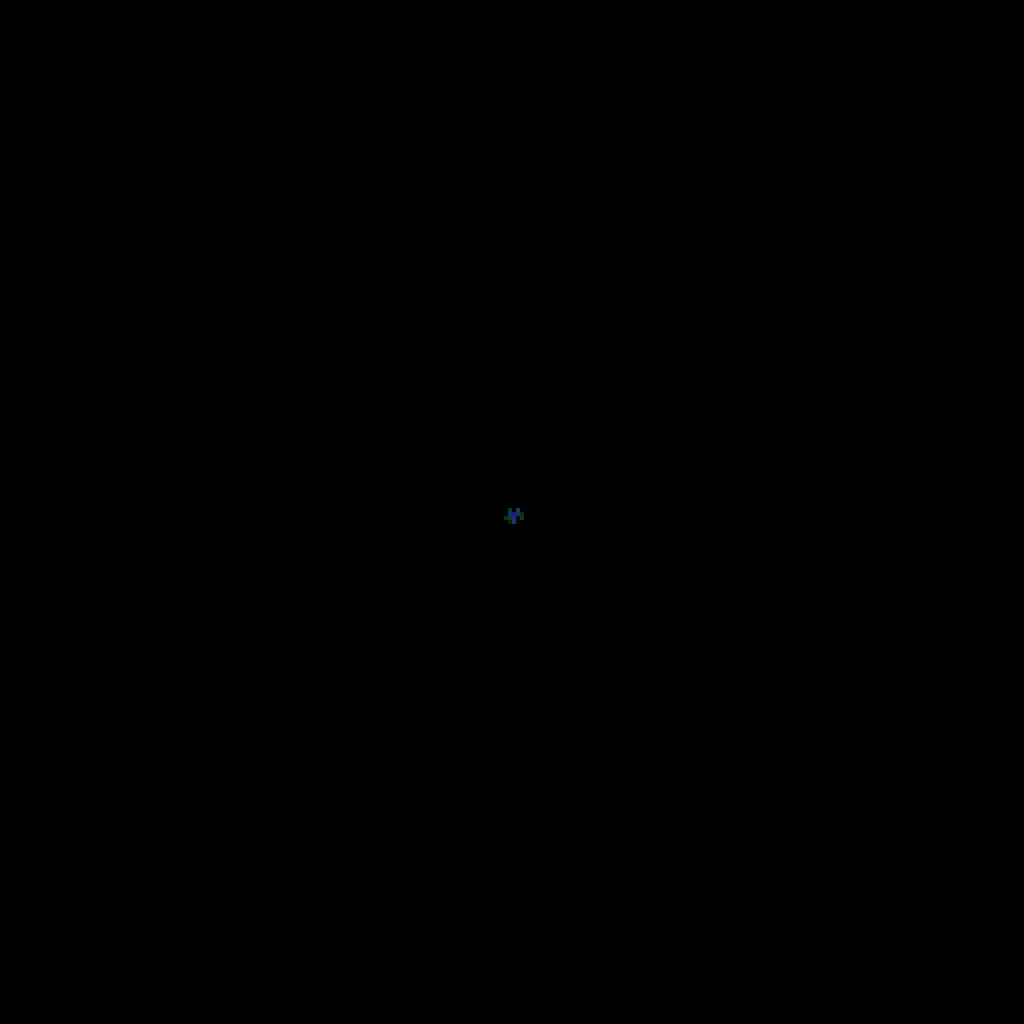
Frame 1 (no input)
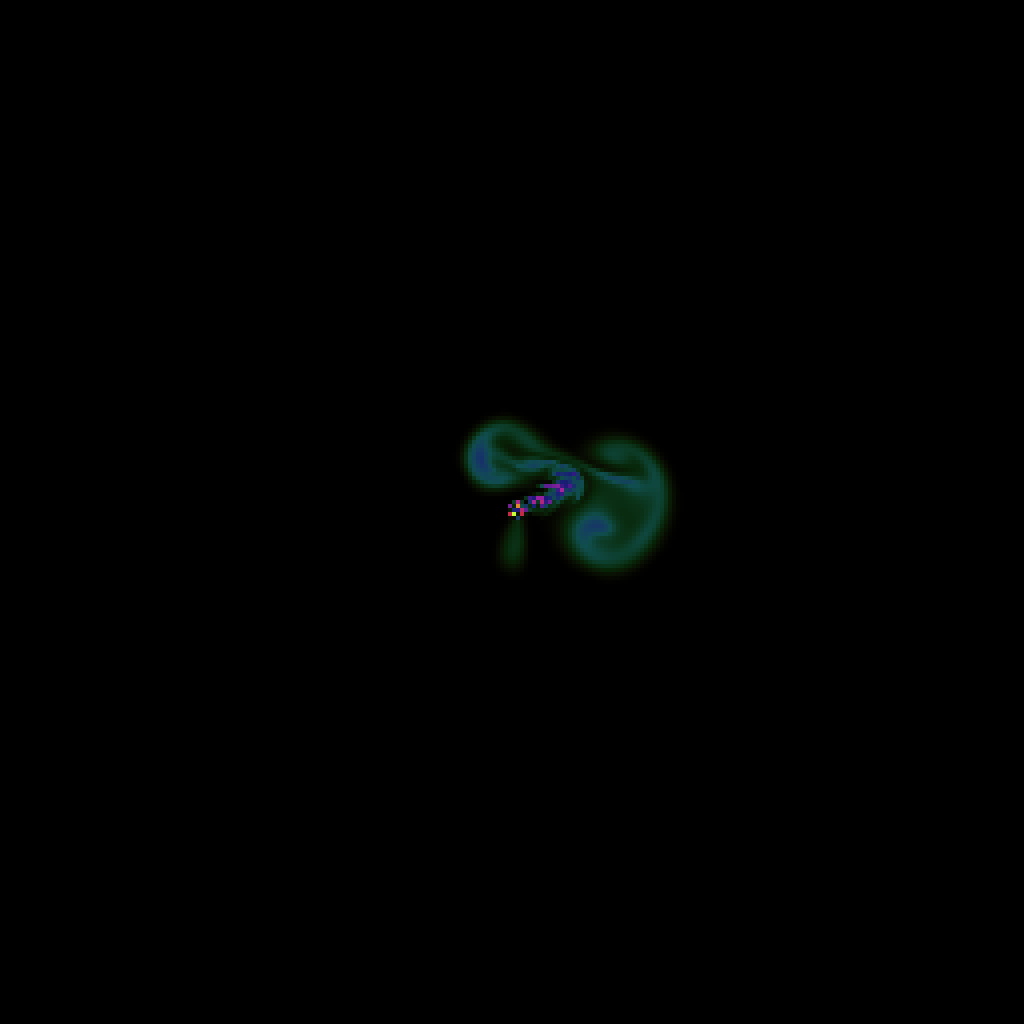
Frame 60 (the mouse pressed at the canvas centre just before this capture)
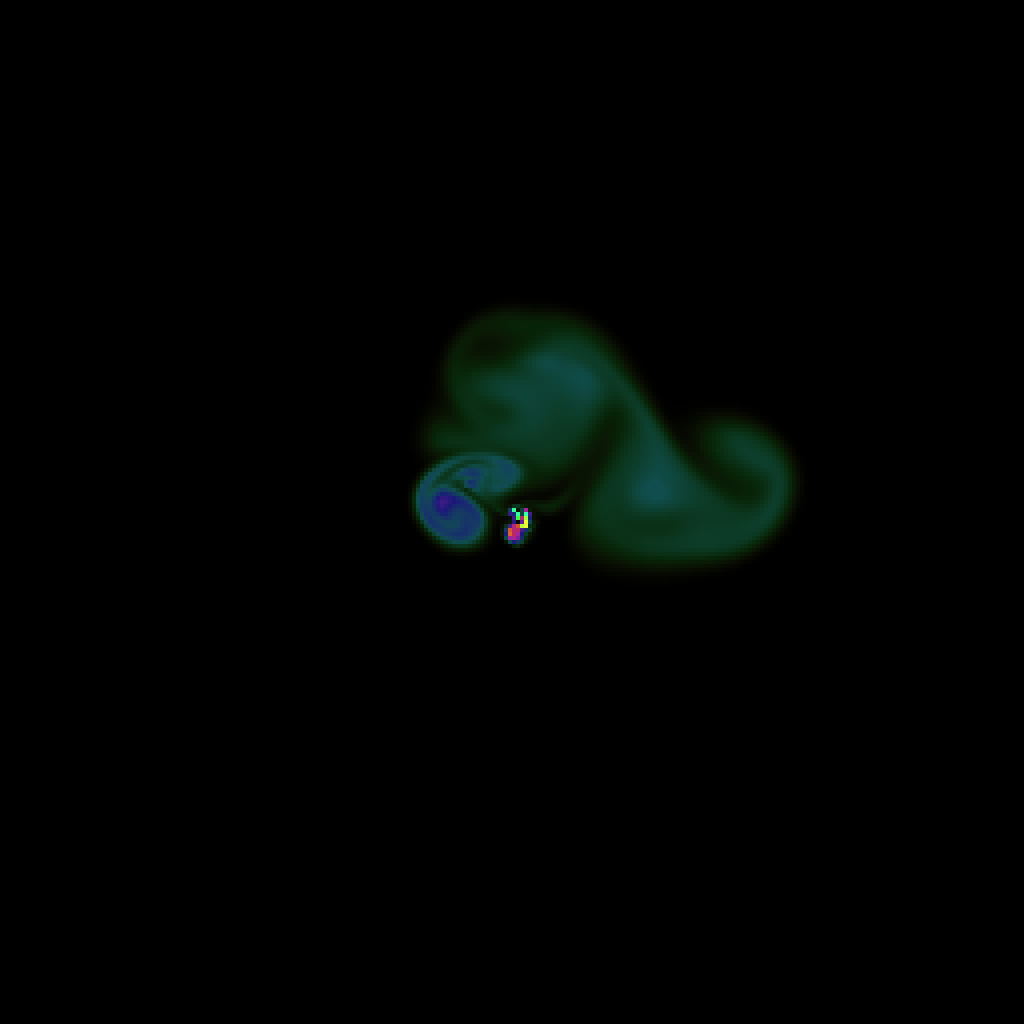
Frame 120 (the mouse held since frame 60 and released just before this capture)

The Processing sketch that drew these frames (run headless with seeded random() and noise(); from frame 60 on, the mouse is pressed at the canvas centre):

// Processing sketch: fluid_simulationbby
// ── fluid_simulationbby.pde
final int N = 256;
final int iter = 16;
final int SCALE = 4;
float t = 0;


Fluid fluid;

void settings () {
  size (N*SCALE, N*SCALE);
}

void setup () {
  fluid = new Fluid(0.2,0,0.0000001);
}

void mouseDragged() {
  fluid.addDensity(mouseX/SCALE, mouseY/SCALE, 100);
  float amtX = mouseX - pmouseX;
  float amtY = mouseX - pmouseX;
  fluid.addVelocity(mouseX/SCALE, mouseY/SCALE, amtX, amtY);
}

void draw () {
  background (0);
  int cx = int(0.5*width/SCALE);
  int cy = int(0.5*height/SCALE);
  for (int i = -1; i<= 1; i++) {
    for (int j = -1; j <= 1; j++) {
      fluid.addDensity(cx+i, cy+j, random(50, 150));
    }
}

for (int i = 0; i < 2; i++) {
  float angle = noise(t) * TWO_PI * 2;
  PVector v = PVector.fromAngle(angle);
  v.mult(0.2);
  t+= 0.01;
  fluid.addVelocity(cx, cy, v.x, v.y);
}

fluid.step();
fluid.renderD();
}

// ── fluid.pde
void diffuse (int b, float []x, float []x0, float diff, float dt) {
  float a = dt * diff * (N - 2) * (N -2);
  lin_solve(b, x, x0, a, 1 +4 * a);
} 

 void lin_solve(int b, float [] x, float [] x0, float a, float c) {
    float cRecip = 1.0 / c;
    for (int k = 0; k < iter; k++) {
            for (int j = 1; j < N - 1; j++) {
                for (int i = 1; i < N - 1; i++) {
                  x[IX(i, j)] =
                        (x0[IX(i, j)]
                        + a*(x[IX(i+1, j )]
                         +x[IX(i-1, j )]
                          +x[IX(i, j+1 )]
                          +x[IX(i, j-1)]
                           )) * cRecip;
                }
            }
        set_bnd(b, x);
    }
}

 void project(float []velocX, float []velocY,  float []p, float []div){
 
        for (int j = 1; j < N - 1; j++) {
            for (int i = 1; i < N - 1; i++) {
                div[IX(i, j)] = -0.5f*(
                         velocX[IX(i+1, j)]
                        -velocX[IX(i-1, j)]
                        +velocY[IX(i  , j+1)]
                        -velocY[IX(i  , j-1)]
                    )/N;
                p[IX(i, j)] = 0;
            }
        }
    set_bnd(0, div); 
    set_bnd(0, p);
    lin_solve(0, p, div, 1, 4);
    
            for (int j = 1; j < N - 1; j++) {
            for (int i = 1; i < N - 1; i++) {
                velocX[IX(i, j)] -= 0.5f * (  p[IX(i+1, j)]
                                                -p[IX(i-1, j)]) * N;
                velocY[IX(i, j)] -= 0.5f * (  p[IX(i, j+1)]
                                                -p[IX(i, j-1)]) * N;
              
            }
        }
    set_bnd(1, velocX);
    set_bnd(2, velocY);
}

void advect(int b, float []d, float []d0,  float []velocX, float []velocY, float dt){
    float i0, i1, j0, j1;
    
    float dtx = dt * (N - 2);
    float dty = dt * (N - 2);
    
    
    float s0, s1, t0, t1;
    float tmp1, tmp2, x, y;
    
    float Nfloat = N;
    float ifloat, jfloat;
    int i, j;
    
        for(j = 1, jfloat = 1; j < N - 1; j++, jfloat++) { 
            for(i = 1, ifloat = 1; i < N - 1; i++, ifloat++) {
                tmp1 = dtx * velocX[IX(i, j)];
                tmp2 = dty * velocY[IX(i, j)];
                x    = ifloat - tmp1; 
                y    = jfloat - tmp2;
                
                if(x < 0.5f) x = 0.5f; 
                if(x > Nfloat + 0.5f) x = Nfloat + 0.5f; 
                i0 = floor(x); 
                i1 = i0 + 1.0f;
                if(y < 0.5f) y = 0.5f; 
                if(y > Nfloat + 0.5f) y = Nfloat + 0.5f; 
                j0 = floor(y);
                j1 = j0 + 1.0f; 
                
                s1 = x - i0; 
                s0 = 1.0f - s1; 
                t1 = y - j0; 
                t0 = 1.0f - t1;
                
                int i0i = int(i0);
                int i1i = int(i1);
                int j0i = int(j0);
                int j1i = int(j1);
                
                d[IX(i, j)] = 
                s0 * (t0 * d0[IX(i0i, j0i)] + t1 * d0[IX(i0i, j1i)]) +
                s1 * (t0 * d0[IX(i1i, j0i)] + t1 * d0[IX(i1i, j1i)]);
            }
        }
    set_bnd(b, d);
}

void set_bnd(int b, float[] x) {
        for(int i = 1; i < N - 1; i++) {
            x[IX(i, 0)] = b == 2 ? -x[IX(i, 1)] : x[IX(i, 1)];
            x[IX(i, N-1)] = b == 2 ? -x[IX(i, N-2)] : x[IX(i, N-2)];
        }
    
        for(int j = 1; j < N - 1; j++) {
            x[IX(0, j)] = b == 1 ? -x[IX(1,j)] : x[IX(1, j)];
            x[IX(N-1, j)] = b == 1 ? -x[IX(N-2, j)] : x[IX(N-2, j)];
        }
    
    x[IX(0, 0)] = 0.5f * (x[IX(1, 0)]+ x[IX(0, 1)]);
    x[IX(0, N-1)] = 0.5f * (x[IX(1, N-1)]+ x[IX(0, N-2)]);
    x[IX(N-1, 0)] = 0.5f * (x[IX(N-2, 0)]+ x[IX(N-1, 1)]);
    x[IX(N-1, N-1)] = 0.5f * (x[IX(N-2, N-1)]+ x[IX(N-1, N-2)]);
      
    }

// ── fluid_dimensions.pde
int IX(int x, int y) {
  x = constrain(x,0, N-1);
  y = constrain(y, 0, N-1);
  return x + (y * N);
}


class Fluid {
  int size;
  float dt;
  float diff;
  float visc;
  
  float [] s;
  float [] density;
  
  float [] Vx;
  float [] Vy;
  
  
  float [] Vx0;
  float [] Vy0;
  
  Fluid(float dt, float diffusion, float viscosity) {
    
  this.size = N;
  this.dt = dt;
  this.diff = diffusion;
  this.visc = viscosity;
  
  this.s = new float[N*N ];
  this.density = new float[N*N ];
  
  this.Vx = new float[N*N ];
  this.Vy = new float[N*N ];
  
  this.Vx0 = new float[N*N ];
  this.Vy0 = new float[N*N ];
  
  
  }
  
  void step() {
    int N          = this.size;
    float visc     = this.visc;
    float diff     = this.diff;
    float dt       = this.dt;
    float[] Vx      = this.Vx;
    float[] Vy      = this.Vy;
    float[] Vx0     = this.Vx0;
    float[] Vy0     = this.Vy0;
    float[] s       = this.s;
    float[] density = this.density;

    diffuse(1, Vx0, Vx, visc, dt);
    diffuse(2, Vy0, Vy, visc, dt);

    project(Vx0, Vy0, Vx, Vy);

    advect(1, Vx, Vx0, Vx0, Vy0, dt);
    advect(2, Vy, Vy0, Vx0, Vy0, dt);

    project(Vx, Vy, Vx0, Vy0);

    diffuse(0, s, density, diff, dt);
    advect(0, density, s, Vx, Vy, dt);
  }
  
  void addDensity(int x, int y, float amount) {
    int index = IX(x,y);
    this.density[index] += amount;
  
  } 
 void addVelocity(int x, int y, float amountX, float amountY) {
    int index = IX(x,y);
    this.Vx[index] += amountX;
    this.Vy[index] += amountY;
 }
 
 void renderD() {
   colorMode(HSB, 255);
   
   for (int i = 0; i < N; i++) {
     for (int j = 0; j < N; j++) {
       float x = i * SCALE;
       float y = j * SCALE;
       float d = this.density[IX(i, j)];
       fill((d + 50) % 255,200,d);
       noStroke();
       square(x, y, SCALE);
     }
   }
}

void renderV() {
  
  for (int i = 0; i < N; i++) {
    for (int j = 0; j < N; j++) {
      float x = i * SCALE;
      float y = j * SCALE;
      float vx = this.Vx[IX(i, j)];
      float vy = this.Vy[IX(i, j)];
      stroke(255);
      
      if (!(abs(vx) < 0.1 && abs(vy) <= 0.1)) {
        line(x, y, x+vx*SCALE, y +vy*SCALE);
      }
    }
  }
}

void fadeD() {
  for (int i = 0; i < this.density.length; i++) {
    float d = density [i];
    density[i] = constrain(d-0.02, 0, 255);
  }
}
}
